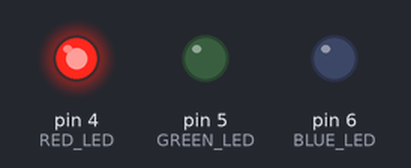
A sketch run on a simulated Arduino Uno, built with avr-gcc and run on an emulated ATmega328P. Parts: output pins drawn as LEDs (lit = HIGH).

Above: at 0.5 s.
At 1.5 s:
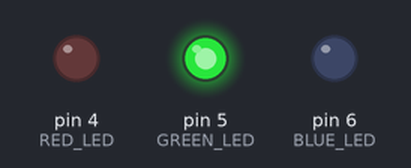
At 5.5 s:
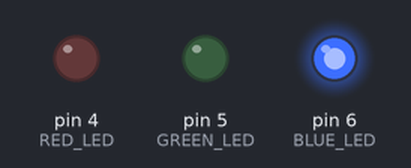
Timing chart, 0 to 6.9 s (numbered marks = the images above):
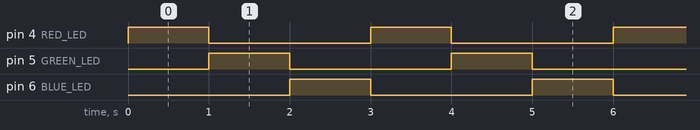

The sketch:

led_2.c.ino
```cpp
const int RED_LED=4;
const int GREEN_LED=5;
const int BLUE_LED=6;


void setup()
{
pinMode(RED_LED, OUTPUT);
pinMode(GREEN_LED, OUTPUT);
pinMode(BLUE_LED, OUTPUT);

}
void loop()
{
digitalWrite(RED_LED, HIGH);
digitalWrite(GREEN_LED,LOW);
digitalWrite(BLUE_LED,LOW);
delay(1000);
digitalWrite(RED_LED, LOW);
digitalWrite(GREEN_LED,HIGH);
digitalWrite(BLUE_LED,LOW);
delay(1000);
digitalWrite(RED_LED, LOW);
digitalWrite(GREEN_LED,LOW);
digitalWrite(BLUE_LED,HIGH);
delay(1000);
}
```

Measured:
- by itself, pin 4 (RED_LED), pin 5 (GREEN_LED), pin 6 (BLUE_LED): alternates HIGH for 1.0 s and LOW for 2.0 s
- by itself, everything shown: repeats every 3.0 s, in 3 steps
